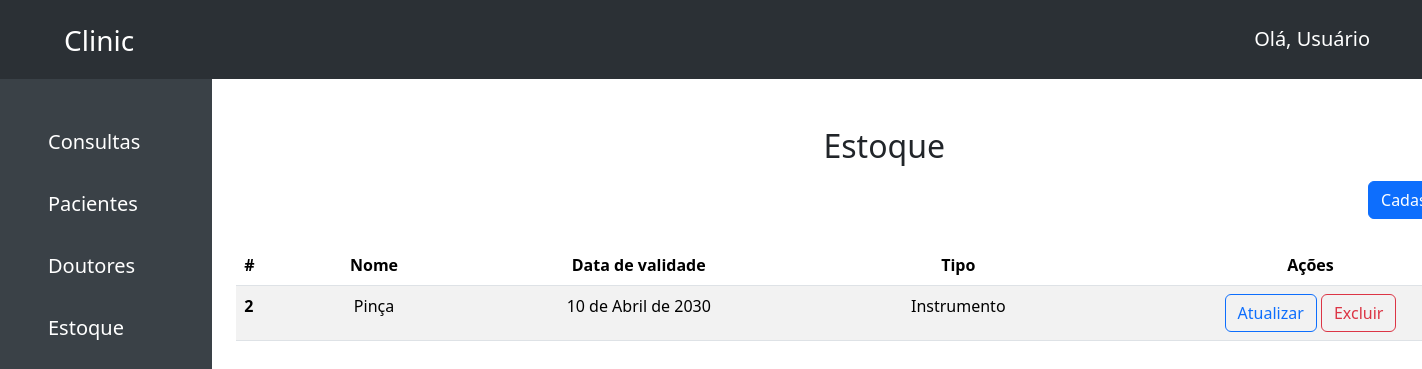
/stock/, run on the app's committed database.
### front/models.py (models this page shows)
class Product(models.Model):
    name = models.CharField(max_length = 255, blank = False)
    CHOICES = (
        ("Farmaco", "Farmaco"),
        ("Instrumento", "Instrumento")
    )
    product_type = models.CharField(max_length=11, choices=CHOICES, null = True, blank = True)
    expiration = models.DateField(null = True, blank = False)

### front/views.py (the view)
# urls.py: path("stock/", views.ProductsHomeView.as_view(), name="stock"),
class ProductsHomeView(ListView):
    template_name = "front/stock/index.html"
    model = Product
    context_object_name = "products"

### front/templates/front/stock/index.html (shortened to what this page needs)
{% extends "front/base.html" %}
{% load widget_tweaks %}
{% block conteudo %}
<div class="container pt-5" style="margin-right: 25em;">
    <div>
        <h2 class="text-center">Estoque</h2>
        <a class="btn btn-primary mt-2" href="{% url 'create_product' %}" style="float: right">Cadastrar Produto</a>
    </div>
    {% if products %}
        <table class="table table-striped" style="margin-top: 5em">
            <thead>
                <tr>
                    <th>#</th>
                    <th class="text-center">Nome</th>
                    <th class="text-center">Data de validade</th>
                    <th class="text-center">Tipo</th>
                    <th class="text-center">Ações</th>
                </tr>
            </thead>
            <tbody>
                {% for product in products %}
                <tr>
                    <td><strong>{{ product.pk }}</strong></td>
                    <td class="text-center">{{ product.name }}</td>
                    <td class="text-center">{{ product.expiration }}</td>
                    <td class="text-center">{{ product.product_type }}</td>
                    <td class="text-center">
                        <a class="btn btn-outline-primary" href="{% url 'update_product' pk=product.pk %}">Atualizar</a>
                        <a class="btn btn-outline-danger" href="{% url 'delete_product' pk=product.pk %}">Excluir</a>
                    </td>
                </tr>
                {% endfor %}
            </tbody>
        </table>
    {% else %}
        <p class="text-center pt-5" style="margin-top: 2em;">Sem produtos cadastrados :(</p>
    {% endif %}
</div>
{% endblock %}

### data on the page
Product: pk "2", name "Pinça", expiration "10 de Abril de 2030", product_type "Instrumento"
